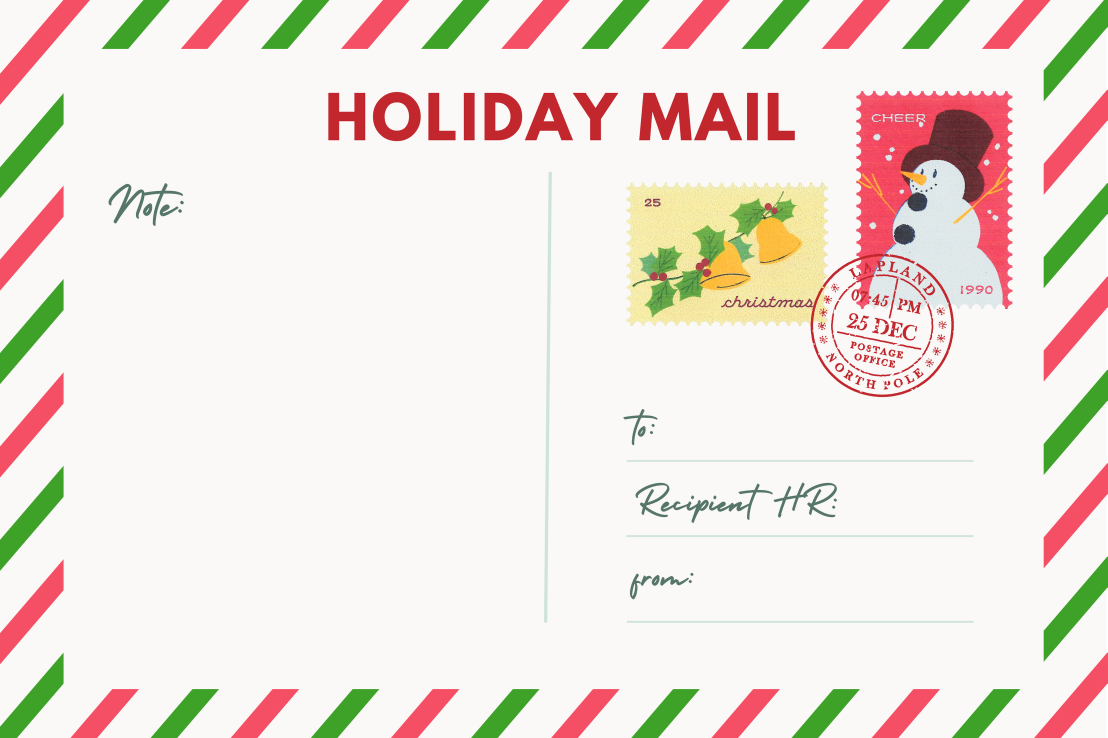
#> input picture templates/high qual.png, 3322 x 2214 px (shown at 1/3 size)
$ python helper.py
#> lines starting #> are read from the running program, lines starting #| are printed output that depends on the picture
import PIL
from PIL import Image

im = Image.open("templates/high qual.png")
#> im is the input picture: PIL image 3322x2214 RGBA; mean R, G, B, A 238.4, 229.2, 222.6, 255
im = im.resize((1328, 885))
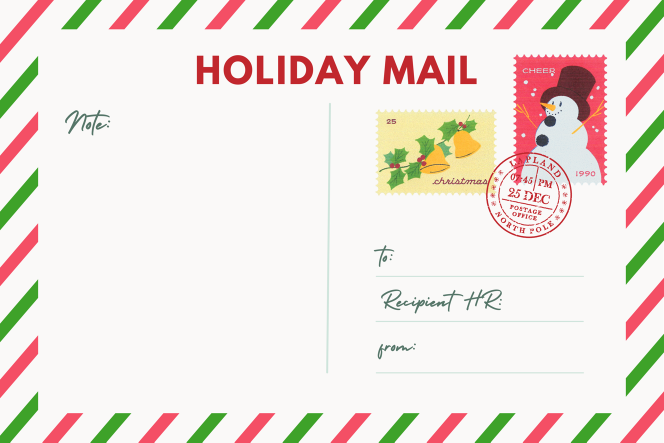
#> im: PIL image 1328x885 RGBA (shown at 1/2 size); mean R, G, B, A 238.4, 229.2, 222.6, 255
im.save(f"templates/christmas card resized.png")

$ run again, with templates/note-card-template-resized.png copied over templates/high qual.png
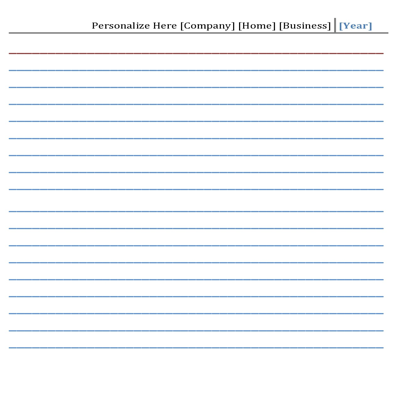
#> input picture templates/note-card-template-resized.png, 400 x 400 px
#> im is the input picture: PIL image 400x400 RGB; mean R, G, B 245.9, 248.1, 250.5
#> `im = im.resize((1328, 885))`:
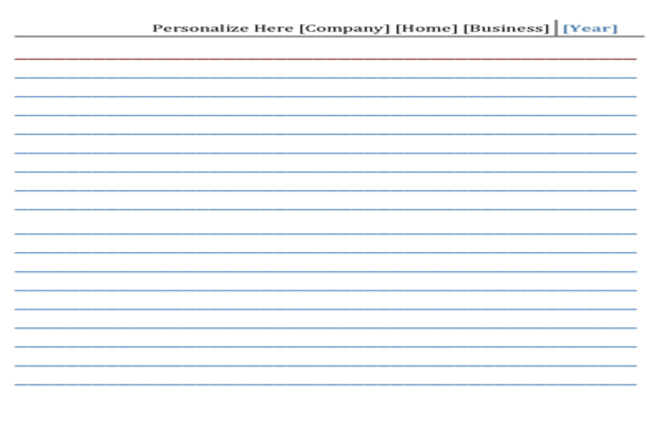
#> im: PIL image 1328x885 RGB (shown at 1/2 size); mean R, G, B 245.8, 248, 250.4
